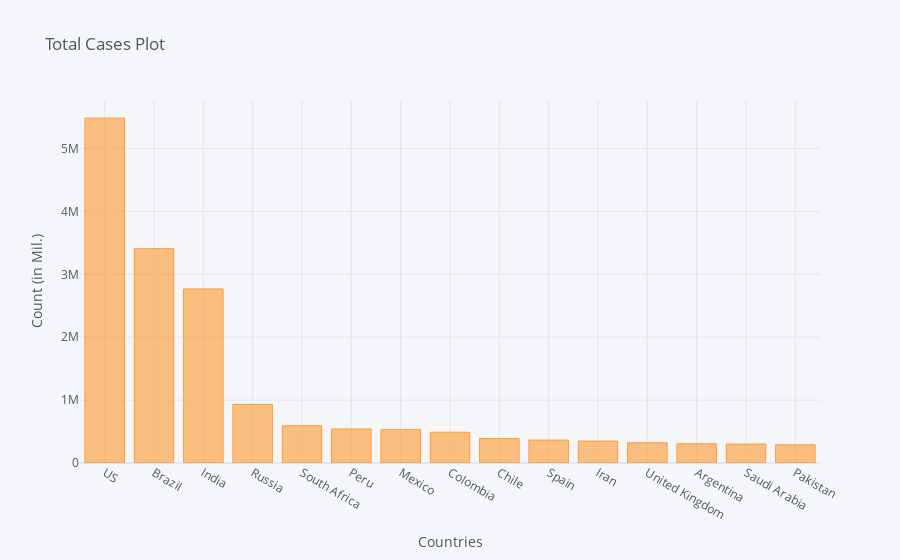

Source (notebook cell):
### Code cell
corona_dframe_agg_plot.iplot(kind='bar', x='Country/Region', y='8/18/20',
                             title='Total Cases Plot',xTitle='Countries',yTitle='Count (in Mil.)')

### Figure 1 — Plotly figure (JSON) as saved in the notebook; plotly's stock layout.template omitted (floating-point values rounded to 4 significant figures)
{"data": [{"marker": {"color": "rgba(255, 153, 51, 0.6)", "line": {"color": "rgba(255, 153, 51, 1.0)", "width": 1}}, "name": "8/18/20", "orientation": "v", "text": "", "type": "bar", "x": ["US", "Brazil", "India", "Russia", "South Africa", "Peru", "Mexico", "Colombia", "Chile", "Spain", "Iran", "United Kingdom", "Argentina", "Saudi Arabia", "Pakistan"], "y": [5482416, 3407354, 2767253, 930276, 592144, 541493, 531239, 489122, 388855, 364196, 347835, 322177, 305966, 301323, 289832]}], "layout": {"legend": {"bgcolor": "#F5F6F9", "font": {"color": "#4D5663"}}, "paper_bgcolor": "#F5F6F9", "plot_bgcolor": "#F5F6F9", "title": {"font": {"color": "#4D5663"}, "text": "Total Cases Plot"}, "xaxis": {"gridcolor": "#E1E5ED", "showgrid": true, "tickfont": {"color": "#4D5663"}, "title": {"font": {"color": "#4D5663"}, "text": "Countries"}, "zerolinecolor": "#E1E5ED"}, "yaxis": {"gridcolor": "#E1E5ED", "showgrid": true, "tickfont": {"color": "#4D5663"}, "title": {"font": {"color": "#4D5663"}, "text": "Count (in Mil.)"}, "zerolinecolor": "#E1E5ED"}}}
